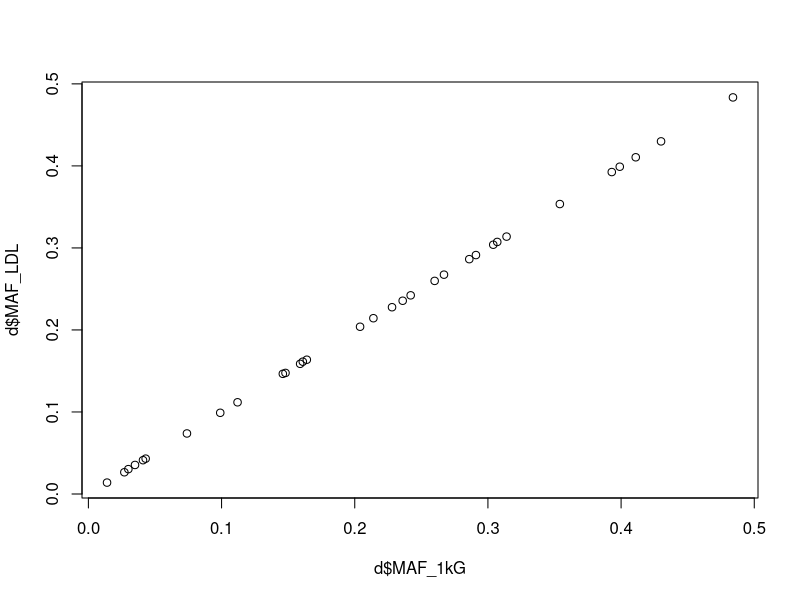
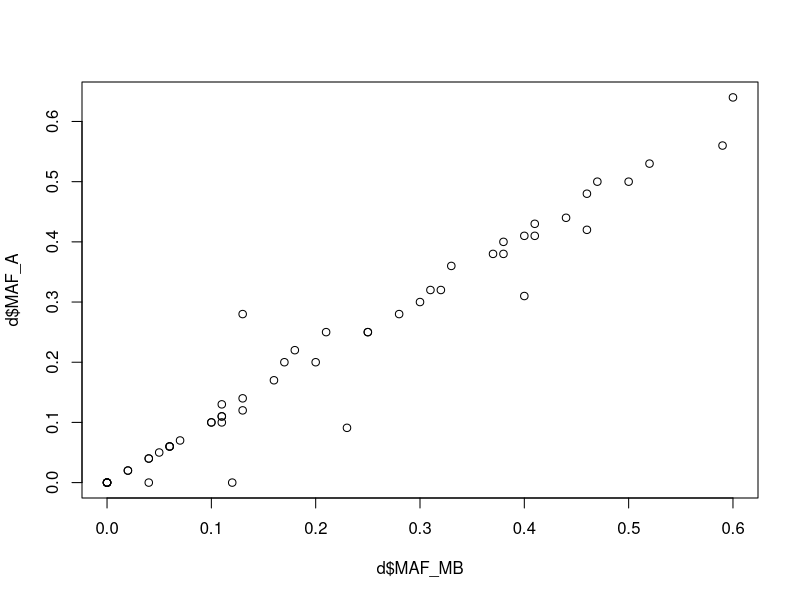
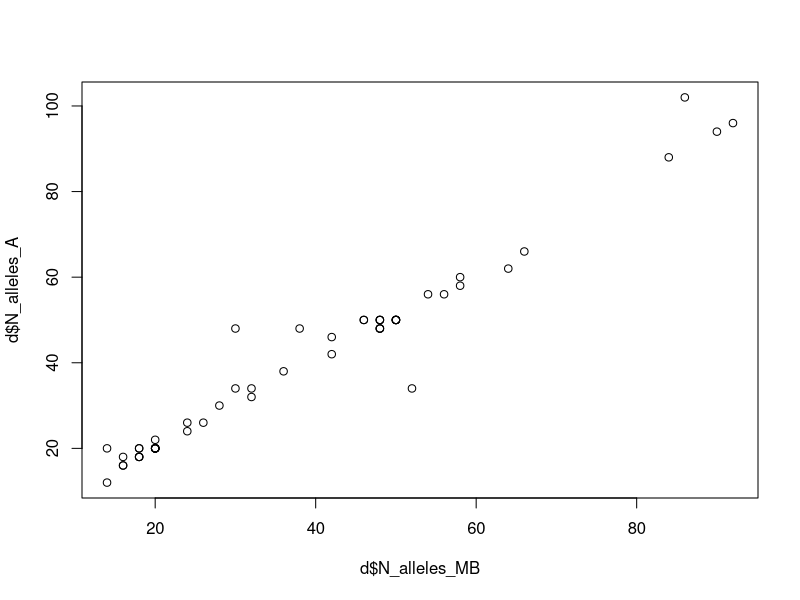
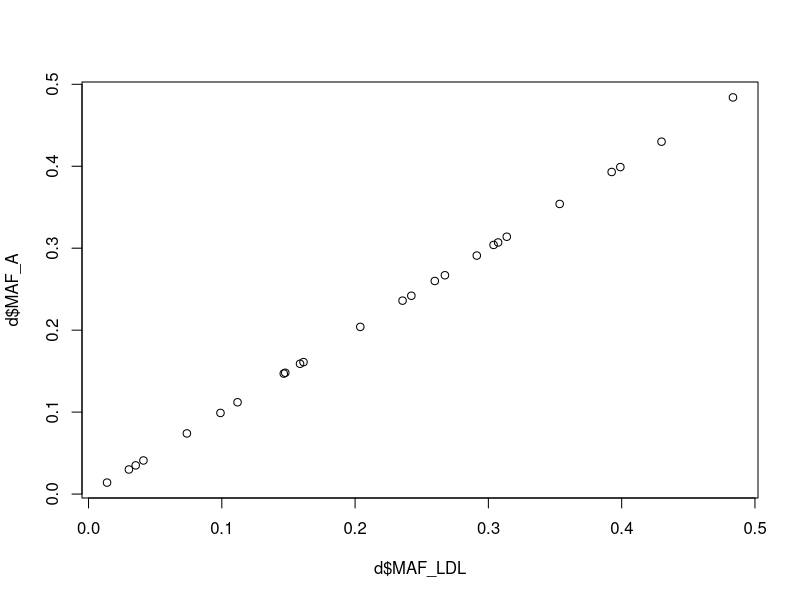
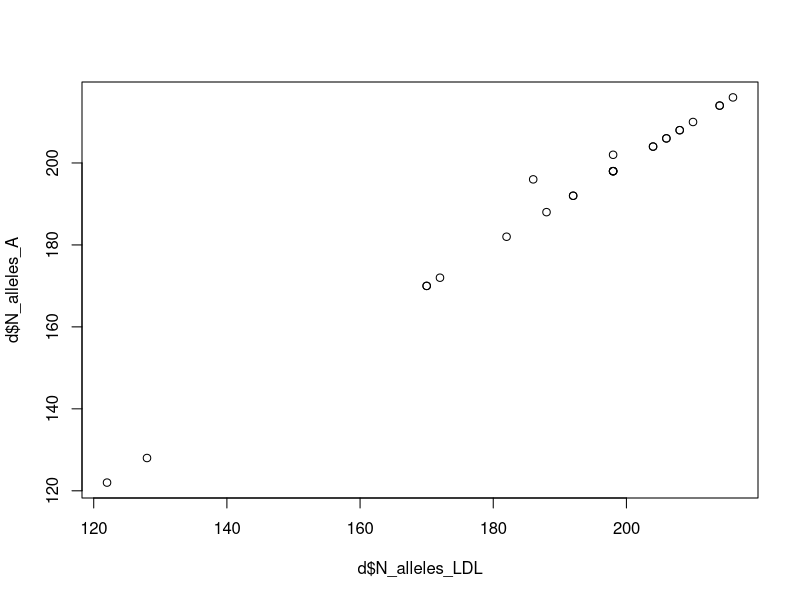
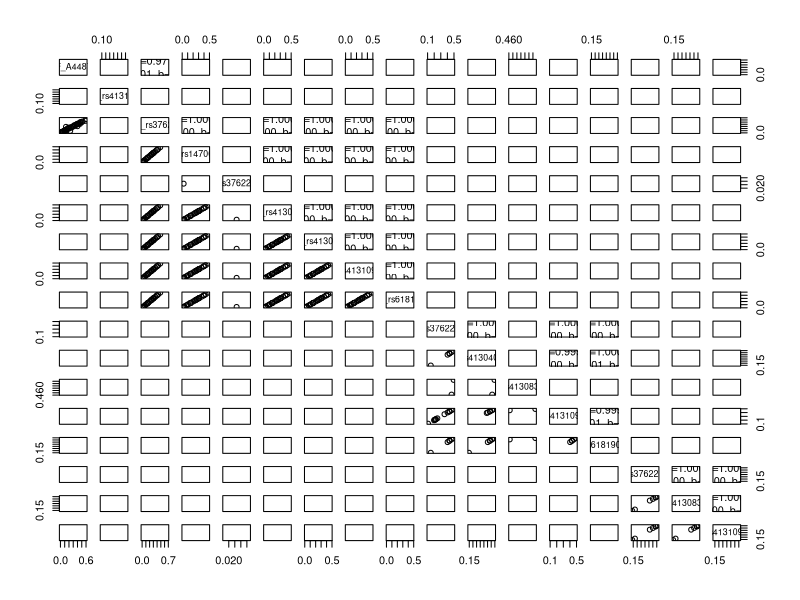
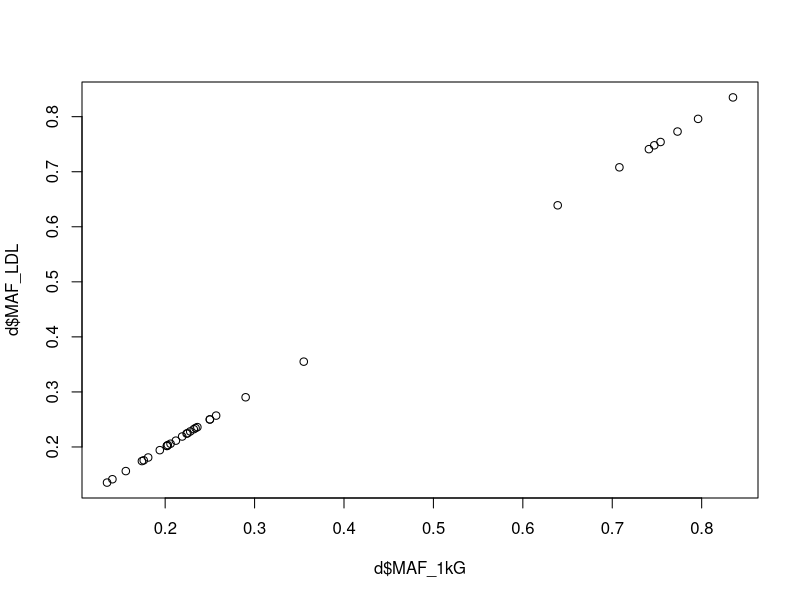
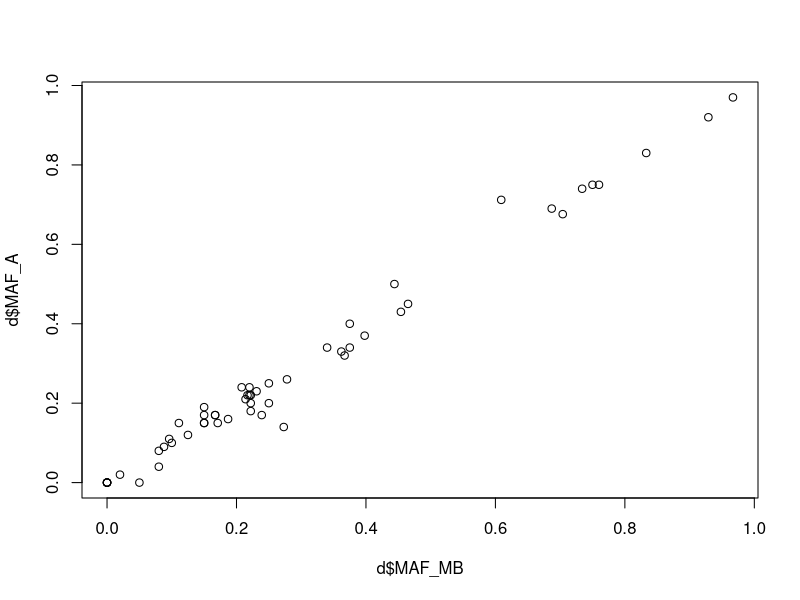

Source code (R) for these figures, in order: (Note: this script raises an error after producing the figures.)
######################################################################################
#
# Here we assemble and preprocess the allele frequency data from several databases
#
# (c) Dan Dediu, 2020-2021
#
######################################################################################

# Assume the current directory is the project directory!


# Libraries:
library(dplyr);
library(data.table);


##
## ASPM ####
##


##
## Load the individual datasets ####
##

# The original ASPM "derived" (or D allele) frequency data from Mekel-Bobrov et al. (2005):
d_MB2005 <- read.table("./data/genetics/input/Lahn_etal_2005/frequencies-ASPM.csv", header=TRUE, sep="\t", quote="", na.strings=c("NA", ""));
d_MB2005$N_alleles <- d_MB2005$N_individuals * 2; # add number of alleles
d_MB2005$Database <- "Mekel-Bobrov et al. 2005"; # add the database as well to the data
# Make the Mekel-Bobrov et al. (2005) notations compatible with the modern ones:
d_MB2005$SNP <- "A44871G"; 
d_MB2005$Allele_major_original <- d_MB2005$Allele_major; d_MB2005$Allele_minor_original <- d_MB2005$Allele_minor;
d_MB2005$Allele_major <- ifelse(d_MB2005$Allele_major == "D", "A", "G"); d_MB2005$Allele_minor <- ifelse(d_MB2005$Allele_minor == "D", "A", "G");
d_MB2005$Maps_on_rs41310927_C <- "A";

# The Wong et al (2020) paper for Cantonese speakers:
d_W2020 <- read.table("./data/genetics/input/Wong_etal_2020/frequencies-ASPM.tsv", header=TRUE, sep="\t", quote="", na.strings=c("NA", ""));
d_W2020$N_alleles <- d_W2020$N_individuals * 2; # add number of alleles
d_W2020$Allele_major <- "T"; # this was interpreted as "TRUE"
d_W2020$Database <- "Wong et al. 2020" # add the database as well to the data
d_W2020$Maps_on_rs41310927_C <- "C";

# The ALFRED data:
d_ALFRED <- read.table("./data/genetics/input/ALFRED/frequencies-ASPM.tsv", header=TRUE, sep="\t", quote="", na.strings=c("NA", ""));
d_ALFRED$Maps_on_rs41310927_C <- "A";

# The 1000 genomes data:
d_1kG <- read.table("./data/genetics/input/1000genomes/frequencies-ASPM.tsv", header=TRUE, sep="\t", quote="", na.strings=c("NA", ""));
d_1kG$Allele_major <- "T"; # this was interpreted as "TRUE"
d_1kG$Maps_on_rs41310927_C <- "C";

# The gnomAD data:
d_gnomAD <- read.table("./data/genetics/input/gnomAD/frequencies-ASPM.tsv", header=TRUE, sep="\t", quote="", na.strings=c("NA", ""));
d_gnomAD$Database <- "gnomAD" # add the database as well to the data
d_gnomAD <- d_gnomAD[ is.na(d_gnomAD$Sex), ]; # keep both sexes only
d_gnomAD <- d_gnomAD[,c("Database", "SNP", "Allele_major", "Allele_minor", "Population", "N_alleles", "MAF", "gnomAD_id", "MA_count", "N_homozygotes")];
d_gnomAD$Maps_on_rs41310927_C[ d_gnomAD$SNP == "rs41310927" ] <- "C";
d_gnomAD$Maps_on_rs41310927_C[ d_gnomAD$SNP == "rs41308365" ] <- "A";
d_gnomAD$Maps_on_rs41310927_C[ d_gnomAD$SNP == "rs3762271" ]  <- "T";

# The LDLink data:
d_LDLink <- read.table("./data/genetics/input/LDLink/frequencies-ASPM.tsv", header=TRUE, sep="\t", quote="", na.strings=c("NA", ""));
d_LDLink$Database <- "LDLink"; # add the database as well to the data
d_LDLink$N_alleles <- d_LDLink$N_individuals * 2; # add number of alleles
d_LDLink$Maps_on_rs41310927_C[ d_LDLink$SNP == "rs41310927" ]  <- "C";
d_LDLink$Maps_on_rs41310927_C[ d_LDLink$SNP == "rs3762271" ]   <- "T";
d_LDLink$Maps_on_rs41310927_C[ d_LDLink$SNP == "rs41308365" ]  <- "A";
d_LDLink$Maps_on_rs41310927_C[ d_LDLink$SNP == "rs41304071" ]  <- "T";
d_LDLink$Maps_on_rs41310927_C[ d_LDLink$SNP == "rs147068597" ] <- "A";
d_LDLink$Maps_on_rs41310927_C[ d_LDLink$SNP == "rs61819087" ]  <- "G";

# The dbSNP data:
d_dbSNP <- read.table("./data/genetics/input/dbSNP/frequencies-ASPM.tsv", header=TRUE, sep="\t", quote="", na.strings=c("NA", ""));
d_dbSNP$Maps_on_rs41310927_C[ d_dbSNP$SNP == "rs41310927" ]   <- "C";
d_dbSNP$Maps_on_rs41310927_C[ d_dbSNP$SNP == "rs41308365" ]   <- "A";
d_dbSNP$Maps_on_rs41310927_C[ d_dbSNP$SNP == "rs3762271" ]    <- "T";
d_dbSNP$Maps_on_rs41310927_C[ d_dbSNP$SNP == "rs41304071" ]   <- "T";
d_dbSNP$Maps_on_rs41310927_C[ d_dbSNP$SNP == "rs61819087" ]   <- "G";


##
## Load the population descriptions and cross-links between databases ####
##

# Load the populations:
d_pops <- read.table("./data/genetics/input/populations.tsv", header=TRUE, sep="\t", quote="", na.strings=c("NA", ""));

# Map all populations to the same unique population ID (Pop_UID): preference is given to an ALFRED sample, if available:
d_pops$Pop_UID <- NA;

# For ALFRED, use the sample UID:
s <- (d_pops$Source == "ALFRED"); d_pops$Pop_UID[s] <- as.character(d_pops$Code[s]);
d_ALFRED$Pop_UID <- d_ALFRED$Sample_UID;
d_ALFRED <- d_ALFRED[,c("Database", "SNP", "Allele_major", "Allele_minor", "Population", "Pop_UID", "N_alleles", "MAF", "Maps_on_rs41310927_C")];

# For 1000 genomes, use the manually mapped ALFRED sample UID for those that have it:
s <- (d_pops$Source == "1000Genomes" & !is.na(d_pops$ALFRED_sample_UID)); d_pops$Pop_UID[s] <- as.character(d_pops$ALFRED_sample_UID[s]);
s <- (d_pops$Source == "1000Genomes" & is.na(d_pops$ALFRED_sample_UID)); d_pops$Pop_UID[s] <- paste0("1KG_",as.character(d_pops$Code[s]));
s <- which(d_pops$Source == "1000Genomes"); for( i in s ) d_1kG$Pop_UID[ as.character(d_1kG$Population) == as.character(d_pops$Code[i]) ] <- as.character(d_pops$Pop_UID[i]);
d_1kG <- d_1kG[,c("Database", "SNP", "Allele_major", "Allele_minor", "Population", "Pop_UID", "N_alleles", "MAF", "Maps_on_rs41310927_C", "Genotypes")];

# For Wong et al (2020), create a new UID:
s <- (d_pops$Source == "Wong et al. 2020"); d_pops$Pop_UID[s] <- as.character(d_pops$Code[s]);
d_W2020$Pop_UID <- as.character(d_pops$Code[s]);
d_W2020 <- d_W2020[,c("Database", "SNP", "Allele_major", "Allele_minor", "Population", "Pop_UID", "N_alleles", "MAF", "Maps_on_rs41310927_C", "Gene", "N_individuals", "Genotypes")];

# For Mekel-Bobrov et al. (2005), some match ALFRED samples, but some don't (for those, create a new UIDs):
s <- which(d_pops$Source == "Mekel-Bobrov et al. 2005" & !is.na(d_pops$ALFRED_sample_UID));
d_pops$Pop_UID[s] <- as.character(d_pops$ALFRED_sample_UID[s]);
s <- which(d_pops$Source == "Mekel-Bobrov et al. 2005" & is.na(d_pops$ALFRED_sample_UID));
d_pops$Pop_UID[s] <- paste0("MB2005_", gsub(" ", "", as.character(d_pops$Code[s]), fixed = TRUE));
s <- which(d_pops$Source == "Mekel-Bobrov et al. 2005"); for( i in s ) d_MB2005$Pop_UID[ as.character(d_MB2005$Population) == as.character(d_pops$Code[i]) ] <- as.character(d_pops$Pop_UID[i]);
d_MB2005 <- d_MB2005[,c("Database", "SNP", "Allele_major", "Allele_minor", "Population", "Pop_UID", "N_alleles", "MAF", "Maps_on_rs41310927_C", "Gene", "N_individuals", "Allele_major_original", "Allele_minor_original")];

# For LDLink, individual populations map to 1000 genomes; for the others, generate new codes:
s <- which(d_pops$Source == "LDLink");
for( i in s )
{
  d_pops$Pop_UID[i] <- as.character(d_pops$Pop_UID[ d_pops$Source == "1000Genomes" & d_pops$Code == d_pops$Code[i]]);
  d_LDLink$Pop_UID[ as.character(d_LDLink$Code) == as.character(d_pops$Code[i]) ] <- as.character(d_pops$Pop_UID[i]);
}
d_LDLink <- d_LDLink[,c("Database", "SNP", "Allele_major", "Allele_minor", "Population", "Pop_UID", "N_alleles", "MAF", "Maps_on_rs41310927_C", "Code", "N_individuals", "Allele.frequencies")];

# For gnomAD, create a new UIDs:
s <- (d_pops$Source == "gnomAD"); d_pops$Pop_UID[s] <- paste0("gnomAD_", gsub(" ", "", as.character(d_pops$Code[s]), fixed = TRUE));
d_gnomAD$Pop_UID <- paste0("gnomAD_", gsub(" ", "", as.character(d_gnomAD$Population), fixed = TRUE));

# For The PAGE study, create a new UIDs:
s <- (d_pops$Source == "The PAGE Study"); d_pops$Pop_UID[s] <- paste0("PAGE_", gsub(" ", "", as.character(d_pops$Description[s]), fixed = TRUE));
s <- (d_dbSNP$Database == "The PAGE Study"); d_dbSNP$Pop_UID[s] <- paste0("PAGE_", gsub(" ", "", as.character(d_dbSNP$Population[s]), fixed = TRUE));

# For Genetic variation in the Estonian population, create a new UID:
s <- (d_pops$Source == "Genetic variation in the Estonian population"); d_pops$Pop_UID[s] <- "ESTONIAN_VAR";
s <- (d_dbSNP$Database == "Genetic variation in the Estonian population"); d_dbSNP$Pop_UID[s] <- "ESTONIAN_VAR";

# For The Avon Longitudinal Study of Parents and Children, use Code:
s <- (d_pops$Source == "The Avon Longitudinal Study of Parents and Children"); d_pops$Pop_UID[s] <- as.character(d_pops$Code[s]); s1 <- s;
s <- (d_dbSNP$Database == "The Avon Longitudinal Study of Parents and Children"); d_dbSNP$Pop_UID[s] <- unique(as.character(d_pops$Pop_UID[s1]));

# For UK 10K study - Twins, use Code:
s <- (d_pops$Source == "UK 10K study - Twins"); d_pops$Pop_UID[s] <- as.character(d_pops$Code[s]); s1 <- s;
s <- (d_dbSNP$Database == "UK 10K study - Twins"); d_dbSNP$Pop_UID[s] <- unique(as.character(d_pops$Pop_UID[s1]));

# For Northern Sweden, use Code:
s <- (d_pops$Source == "Northern Sweden"); d_pops$Pop_UID[s] <- as.character(d_pops$Code[s]); s1 <- s;
s <- (d_dbSNP$Database == "Northern Sweden"); d_dbSNP$Pop_UID[s] <- unique(as.character(d_pops$Pop_UID[s1]));

# For A Vietnamese Genetic Variation Database, create a new UID:
s <- (d_pops$Source == "A Vietnamese Genetic Variation Database"); d_pops$Pop_UID[s] <- "VIETNAM_VAR"; s1 <- s;
s <- (d_dbSNP$Database == "A Vietnamese Genetic Variation Database"); d_dbSNP$Pop_UID[s] <- unique(as.character(d_pops$Pop_UID[s1]));

# For ExAC, create a new UIDs:
s <- (d_pops$Source == "ExAC"); d_pops$Pop_UID[s] <- paste0("ExAC_", gsub(" ", "", as.character(d_pops$Code[s]), fixed = TRUE));
s <- (d_dbSNP$Database == "ExAC"); d_dbSNP$Pop_UID[s] <- paste0("ExAC_", gsub(" ", "", as.character(d_dbSNP$Population[s]), fixed = TRUE));

# For GO Exome Sequencing Project, create a new UIDs:
s <- (d_pops$Source == "GO Exome Sequencing Project"); d_pops$Pop_UID[s] <- paste0("GOEx_", gsub(" ", "", as.character(d_pops$Code[s]), fixed = TRUE));
s <- (d_dbSNP$Database == "GO Exome Sequencing Project"); d_dbSNP$Pop_UID[s] <- paste0("GOEx_", gsub(" ", "", as.character(d_dbSNP$Population[s]), fixed = TRUE));

# For TopMed, create a new UIDs:
s <- (d_pops$Source == "TopMed"); d_pops$Pop_UID[s] <- as.character(d_pops$Source[s]); s1 <- s;
s <- (d_dbSNP$Database == "TopMed"); d_dbSNP$Pop_UID[s] <- unique(as.character(d_pops$Pop_UID[s1]));

# For gnomAD - Exomes, create a new UIDs:
s <- (d_pops$Source == "gnomAD - Exomes"); d_pops$Pop_UID[s] <- paste0("gnomADexomes_", gsub(" ", "", as.character(d_pops$Code[s]), fixed = TRUE));
s <- (d_dbSNP$Database == "gnomAD - Exomes"); d_dbSNP$Pop_UID[s] <- paste0("gnomADexomes_", gsub(" ", "", as.character(d_dbSNP$Population[s]), fixed = TRUE));

# For gnomAD - Genomes, create a new UIDs:
s <- (d_pops$Source == "gnomAD - Genomes"); d_pops$Pop_UID[s] <- paste0("gnomADgenomes_", gsub(" ", "", as.character(d_pops$Code[s]), fixed = TRUE));
s <- (d_dbSNP$Database == "gnomAD - Genomes"); d_dbSNP$Pop_UID[s] <- paste0("gnomADgenomes_", gsub(" ", "", as.character(d_dbSNP$Population[s]), fixed = TRUE));

# For dbSNP, some manual matches for 1000 genomes:
d_dbSNP$Pop_UID[ d_dbSNP$Database == "1000Genomes" & d_dbSNP$Population == "Global" ] <- unique(d_pops$Pop_UID[ d_pops$Source == "1000Genomes" & d_pops$Code == "ALL" ]);
d_dbSNP$Pop_UID[ d_dbSNP$Database == "1000Genomes" & d_dbSNP$Population == "African" ] <- unique(d_pops$Pop_UID[ d_pops$Source == "1000Genomes" & d_pops$Code == "AFR" ]);
d_dbSNP$Pop_UID[ d_dbSNP$Database == "1000Genomes" & d_dbSNP$Population == "East Asian" ] <- unique(d_pops$Pop_UID[ d_pops$Source == "1000Genomes" & d_pops$Code == "EAS" ]);
d_dbSNP$Pop_UID[ d_dbSNP$Database == "1000Genomes" & d_dbSNP$Population == "Europe" ] <- unique(d_pops$Pop_UID[ d_pops$Source == "1000Genomes" & d_pops$Code == "EUR" ]);
d_dbSNP$Pop_UID[ d_dbSNP$Database == "1000Genomes" & d_dbSNP$Population == "South Asian" ] <- unique(d_pops$Pop_UID[ d_pops$Source == "1000Genomes" & d_pops$Code == "SAS" ]);
d_dbSNP$Pop_UID[ d_dbSNP$Database == "1000Genomes" & d_dbSNP$Population == "American" ] <- unique(d_pops$Pop_UID[ d_pops$Source == "1000Genomes" & d_pops$Code == "AMR" ]);

# dbSNP columns:
d_dbSNP <- d_dbSNP[,c("Database", "SNP", "Allele_major", "Allele_minor", "Population", "Pop_UID", "N_alleles", "MAF", "Maps_on_rs41310927_C", "Group")];



##
## Check which data to keep (i.e., is informative and non-redundant) and which data to combine ####
##

# Make sure the SNP and Pop_UID are character!
d_1kG$SNP    <- as.character(d_1kG$SNP);    d_1kG$Pop_UID    <- as.character(d_1kG$Pop_UID);
d_ALFRED$SNP <- as.character(d_ALFRED$SNP); d_ALFRED$Pop_UID <- as.character(d_ALFRED$Pop_UID);
d_dbSNP$SNP  <- as.character(d_dbSNP$SNP);  d_dbSNP$Pop_UID  <- as.character(d_dbSNP$Pop_UID);
d_gnomAD$SNP <- as.character(d_gnomAD$SNP); d_gnomAD$Pop_UID <- as.character(d_gnomAD$Pop_UID);
d_LDLink$SNP <- as.character(d_LDLink$SNP); d_LDLink$Pop_UID <- as.character(d_LDLink$Pop_UID);
d_MB2005$SNP <- as.character(d_MB2005$SNP); d_MB2005$Pop_UID <- as.character(d_MB2005$Pop_UID);
d_W2020$SNP  <- as.character(d_W2020$SNP);  d_W2020$Pop_UID  <- as.character(d_W2020$Pop_UID);

# d_1kG is fully contained in d_LDLink, so we disregard it!
d <- merge(d_1kG, d_LDLink, by=c("SNP", "Pop_UID"), suffixes=c("_1kG", "_LDL"), all=TRUE);
plot(d$MAF_1kG, d$MAF_LDL); cor.test(d$MAF_1kG, d$MAF_LDL); 
rm(d_1kG);

# is d_MB2005 the same as ALFRED? No: while they coincide in 54% of the cases and the overall correlation is very high (r = 0.98), 
# there are small discrepancies (on both the frequency and the number of cases) which mean that we should keep both...
d <- merge(d_MB2005, d_ALFRED, by="Pop_UID", suffixes=c("_MB", "_A"));
plot(d$MAF_MB, d$MAF_A); cor.test(d$MAF_MB, d$MAF_A); 
plot(d$N_alleles_MB, d$N_alleles_A); cor.test(d$N_alleles_MB, d$N_alleles_A); 
d$delta_MAF <- d$MAF_MB - d$MAF_A; d$delta_N <- d$N_alleles_MB - d$N_alleles_A;
d1 <- d[,c("Pop_UID", "Population_A", "MAF_MB", "MAF_A", "N_alleles_MB", "N_alleles_A", "delta_MAF", "delta_N")];
sum(d1$delta_MAF == 0) / nrow(d1);
d1 <- d1[ d1$delta_MAF != 0, ];
d1 <- d1[ order(d1$delta_MAF, d1$delta_N), ];

# LDLink vs ALFRED for rs3762271: LDLink is almost completely included in ALFRED, so do consider here only the part that is not in ALFRED:
d <- merge(d_LDLink, d_ALFRED, by=c("SNP", "Pop_UID"), suffixes=c("_LDL", "_A"));
plot(d$MAF_LDL, d$MAF_A); cor.test(d$MAF_LDL, d$MAF_A); 
plot(d$N_alleles_LDL, d$N_alleles_A); cor.test(d$N_alleles_LDL, d$N_alleles_A); 
d$delta_MAF <- d$MAF_LDL - d$MAF_A; d$delta_N <- d$N_alleles_LDL - d$N_alleles_A;
d1 <- d[,c("Pop_UID", "Population_A", "MAF_LDL", "MAF_A", "N_alleles_LDL", "N_alleles_A", "delta_MAF", "delta_N")];
sum(abs(d1$delta_MAF) < 0.001) / nrow(d1);
sum(d1$delta_N != 0) / nrow(d1); d1[ d1$delta_N != 0, ];
setdiff(d_LDLink$Pop_UID[ d_LDLink$SNP == "rs3762271" ], d_ALFRED$Pop_UID);
d_LDLink_keep <- d_LDLink[ !(d_LDLink$SNP == "rs3762271" & d_LDLink$Pop_UID %in% d_ALFRED$Pop_UID), ];
d_LDLink_keep <- d_LDLink_keep[ !(d_LDLink_keep$Pop_UID %in% c("1KG_ALL", "1KG_AFR", "1KG_AMR", "1KG_EAS", "1KG_EUR", "1KG_SAS")), ]; # don't keep populations that are too vague or too large to be useful

# dbSNP: remove all populations that are too vague or too large to be of any use:
d_dbSNP_keep <- d_dbSNP[ (d_dbSNP$Database == "gnomAD - Exomes" & d_dbSNP$Population == "Ashkenazi Jewish") | 
                      (d_dbSNP$Database == "gnomAD - Genomes" & d_dbSNP$Population == "Ashkenazi Jewish") | 
                      (d_dbSNP$Database == "The PAGE Study" & d_dbSNP$Population %in% c("AfricanAmerican", "Mexican", "PuertoRican", "NativeHawaiian", "Cuban", "Dominican", "CentralAmerican", "SouthAmerican")) |
                      (d_dbSNP$Database == "Genetic variation in the Estonian population") | 
                      (d_dbSNP$Database == "The Avon Longitudinal Study of Parents and Children") | 
                      (d_dbSNP$Database == "UK 10K study - Twins") |
                      (d_dbSNP$Database == "Northern Sweden") | 
                      (d_dbSNP$Database == "A Vietnamese Genetic Variation Database"), ];

# gnomAD: remove all populations that are too vague or too large to be of any use:
d_gnomAD_keep <- d_gnomAD[ (d_gnomAD$Population %in% c("asj", "kor", "jpn", "fin", "bgr", "est", "swe")), ];


##
## Mark the new samples and the proxy SNPs ####
##

# MB2005:
d_MB2005$New_sample <- FALSE; d_MB2005$Proxy_SNP <- FALSE;
# W2020:
d_W2020$New_sample <- TRUE; d_W2020$Proxy_SNP <- (d_W2020$SNP != "rs41310927");
# ALFRED:
d_ALFRED$New_sample <- TRUE; d_ALFRED$Proxy_SNP <- (d_ALFRED$SNP != "rs41310927");
# LDLink:
d_LDLink_keep$New_sample <- TRUE; d_LDLink_keep$Proxy_SNP <- (d_LDLink_keep$SNP != "rs41310927");
# dbSNP:
d_dbSNP_keep$New_sample <- TRUE; d_dbSNP_keep$Proxy_SNP <- (d_dbSNP_keep$SNP != "rs41310927");
# gnomAD:
d_gnomAD_keep$New_sample <- TRUE; d_gnomAD_keep$Proxy_SNP <- (d_gnomAD_keep$SNP != "rs41310927");


##
## Combine the SNPs in a single genetic info ####
##

# Keep only the essential info and go wide-format:
d_MB2005_wide <- d_MB2005[,c("SNP", "Pop_UID", "N_alleles", "MAF", "New_sample", "Proxy_SNP")]; 
d_MB2005_wide <- dcast(setDT(d_MB2005_wide), Pop_UID ~ SNP, value.var=c("MAF", "N_alleles", "New_sample", "Proxy_SNP"));
d_W2020_wide <- d_W2020[,c("SNP", "Pop_UID", "N_alleles", "MAF", "New_sample", "Proxy_SNP")]; 
d_W2020_wide <- dcast(setDT(d_W2020_wide), Pop_UID ~ SNP, value.var=c("MAF", "N_alleles", "New_sample", "Proxy_SNP"));
d_ALFRED_wide <- d_ALFRED[,c("SNP", "Pop_UID", "N_alleles", "MAF", "New_sample", "Proxy_SNP")]; 
d_ALFRED_wide <- dcast(setDT(d_ALFRED_wide), Pop_UID ~ SNP, value.var=c("MAF", "N_alleles", "New_sample", "Proxy_SNP"));
d_LDLink_wide <- d_LDLink_keep[,c("SNP", "Pop_UID", "N_alleles", "MAF", "New_sample", "Proxy_SNP")]; 
d_LDLink_wide <- dcast(setDT(d_LDLink_wide), Pop_UID ~ SNP, value.var=c("MAF", "N_alleles", "New_sample", "Proxy_SNP"));
d_dbSNP_wide <- d_dbSNP_keep[,c("SNP", "Pop_UID", "N_alleles", "MAF", "New_sample", "Proxy_SNP")]; 
d_dbSNP_wide <- dcast(setDT(d_dbSNP_wide), Pop_UID ~ SNP, value.var=c("MAF", "N_alleles", "New_sample", "Proxy_SNP"));
d_gnomAD_wide <- d_gnomAD_keep[,c("SNP", "Pop_UID", "N_alleles", "MAF", "New_sample", "Proxy_SNP")]; 
d_gnomAD_wide <- dcast(setDT(d_gnomAD_wide), Pop_UID ~ SNP, value.var=c("MAF", "N_alleles", "New_sample", "Proxy_SNP"));

d_all_wide1 <- merge(d_MB2005_wide, d_W2020_wide, by="Pop_UID", suffixes=c("_MB", "_W"), all=TRUE);
d_all_wide1 <- merge(d_all_wide1, d_ALFRED_wide, by="Pop_UID", suffixes=c("", "_AL"), all=TRUE);
d_all_wide1 <- merge(d_all_wide1, d_LDLink_wide, by="Pop_UID", suffixes=c("", "_LD"), all=TRUE);
d_all_wide1 <- merge(d_all_wide1, d_dbSNP_wide, by="Pop_UID", suffixes=c("", "_SN"), all=TRUE);
d_all_wide1 <- merge(d_all_wide1, d_gnomAD_wide, by="Pop_UID", suffixes=c("", "_GN"), all=TRUE);
d_all_wide1 <- as.data.frame(d_all_wide1);

# Correlations:
pairs(d_all_wide1[,grep("MAF_",names(d_all_wide1),fixed=TRUE)], 
      upper.panel=function(x, y, ...)
        { 
          par(usr = c(0, 1, 0, 1)); 
          r <- NULL; try(r <- cor.test(x, y), silent=TRUE); 
          m <- NULL; try(m <- lm(y ~ x), silent=TRUE);
          if( !is.null(r) ) text(0.5, 0.5, sprintf("r=%.3f\na=%.2f, b=%.2f",r$estimate,coef(m)["(Intercept)"],coef(m)["x"]), cex=1.0); 
        });

# This confirms that they are very highly correlated: so, combine them into a single MAF per population:
snps <- substring(names(d_all_wide1)[ grep("MAF_", names(d_all_wide1), fixed=TRUE) ], nchar("MAF_")+1); # select the loci:

# How much data is due to proxy SNPs:
m_all     <- !is.na(d_all_wide1[,paste0("MAF_",snps)]); sum(m_all); # number of samples x SNPs with frequency data (all SNPs)
m_noproxy <- m_all & (!is.na(d_all_wide1[,paste0("Proxy_SNP_",snps)]) & (d_all_wide1[,paste0("Proxy_SNP_",snps)] == FALSE)); sum(m_noproxy); # number of samples x SNPs with frequency data (excluding proxy SNPs)
d_all_wide1_noproxy <- d_all_wide1; # put all proxy data on NA
for(i in snps)
{
  if( any(!is.na(d_all_wide1[,paste0("Proxy_SNP_",i)]) & (d_all_wide1[,paste0("Proxy_SNP_",i)] == TRUE)) )
  {
    d_all_wide1_noproxy[,paste0("MAF_",i)] <- d_all_wide1_noproxy[,paste0("N_alleles_",i)] <- NA;
  }
}

# How much data is due to samples post MB2005:
snps_unique <- unique(vapply(strsplit(snps,"_",fixed=TRUE), function(x) x[1], character(1)));
samples_by_snps <- expand.grid("Pop_UID"=unique(d_all_wide1$Pop_UID), "SNP"=snps_unique);
d_new_samples1 <- do.call(rbind, lapply(1:nrow(samples_by_snps), function(i)
  {
    s <- as.matrix(d_all_wide1[ d_all_wide1$Pop_UID == samples_by_snps$Pop_UID[i], grep(paste0("N_alleles_",samples_by_snps$SNP[i]), names(d_all_wide1), fixed=TRUE), drop=FALSE ]);
    if( is.null(s) || nrow(s) == 0 || ncol(s) == 0 || sum(!is.na(s)) == 0 ) return (NULL); # nothing for this sample and SNP
    data.frame("Pop_UID"=samples_by_snps$Pop_UID[i], "New_sample"=!(samples_by_snps$Pop_UID[i] %in% d_MB2005_wide$Pop_UID),
               "SNP"=samples_by_snps$SNP[i], "Proxy_SNP"=!(samples_by_snps$SNP[i] %in% c("A44871G","rs41310927")), 
               "N_alleles"=c(s)); # convert to vector column-wise
  }));
d_new_samples1 <- d_new_samples1[ !is.na(d_new_samples1$N_alleles), ];

# Combine the data:
d_all_wide1$N_alleles_total <- rowSums(d_all_wide1[,paste0("N_alleles_",snps)], na.rm=TRUE); # total number of alleles
d_all_wide1$N_databases <- rowSums(!is.na(d_all_wide1[,paste0("MAF_",snps)]), na.rm=TRUE); # number of databases with actual data
d_all_wide1$MAF_avg <- rowMeans(d_all_wide1[,paste0("MAF_",snps)], na.rm=TRUE); # raw average of the MAFs
d_all_wide1$MAF_wavg <- rowSums(d_all_wide1[,paste0("MAF_",snps)] * d_all_wide1[,paste0("N_alleles_",snps)], na.rm=TRUE) / 
  rowSums(d_all_wide1[,paste0("N_alleles_",snps)], na.rm=TRUE); # weighed average of the MAFs
cor.test(d_all_wide1$MAF_avg, d_all_wide1$MAF_wavg); # the raw average and weighted average are highly correlated
# ... also excluding the proxy SNPs:
d_all_wide1_noproxy$N_alleles_total <- rowSums(d_all_wide1_noproxy[,paste0("N_alleles_",snps)], na.rm=TRUE); # total number of alleles
d_all_wide1_noproxy$N_databases <- rowSums(!is.na(d_all_wide1_noproxy[,paste0("MAF_",snps)]), na.rm=TRUE); # number of databases with actual data
d_all_wide1_noproxy$MAF_avg <- rowMeans(d_all_wide1_noproxy[,paste0("MAF_",snps)], na.rm=TRUE); # raw average of the MAFs
d_all_wide1_noproxy$MAF_wavg <- rowSums(d_all_wide1_noproxy[,paste0("MAF_",snps)] * d_all_wide1_noproxy[,paste0("N_alleles_",snps)], na.rm=TRUE) / 
  rowSums(d_all_wide1_noproxy[,paste0("N_alleles_",snps)], na.rm=TRUE); # weighed average of the MAFs

# Make it clear that this is about ASPM (and replace MAF by the frequency of the "derived" allele, and rearrange columns):
d_all_wide1 <- d_all_wide1[,c("Pop_UID", "N_alleles_total", "MAF_avg", "MAF_wavg", "N_databases")];
names(d_all_wide1) <- c("Pop_UID","ASPM_n_alleles", "ASPM_freq_avg", "ASPM_freq_wavg", "ASPM_n_databases");
d_all_wide1 <- d_all_wide1[ d_all_wide1$ASPM_n_alleles > 0, ];
# ... also excluding the proxy SNPs:
d_all_wide1_noproxy <- d_all_wide1_noproxy[,c("Pop_UID", "N_alleles_total", "MAF_avg", "MAF_wavg", "N_databases")];
names(d_all_wide1_noproxy) <- c("Pop_UID","ASPM_n_alleles", "ASPM_freq_avg", "ASPM_freq_wavg", "ASPM_n_databases");
d_all_wide1_noproxy <- d_all_wide1_noproxy[ d_all_wide1_noproxy$ASPM_n_alleles > 0, ];



##
## MCPH1 ####
##

##
## Load the individual datasets ####
##

rm(d_MB2005, d_W2020, d_ALFRED, d_gnomAD, d_LDLink, d_dbSNP);  # reuse the variables names from ASPM  but make sure we don't carry any unwanted garbage over...

# The original MCPH1 "derived" (or D allele) frequency data from Evans et al. (2005):
d_MB2005 <- read.table("./data/genetics/input/Lahn_etal_2005/frequencies-MCPH1.csv", header=TRUE, sep="\t", quote="", na.strings=c("NA", ""));
d_MB2005$N_alleles <- d_MB2005$N_individuals * 2; # add number of alleles
d_MB2005$Database <- "Mekel-Bobrov et al. 2005"; # add the database as well to the data
# Make the Evans et al. (2005) notations compatible with the modern ones:
d_MB2005$SNP <- "G37995C"; 
d_MB2005$Allele_major_original <- d_MB2005$Allele_major; d_MB2005$Allele_minor_original <- d_MB2005$Allele_minor;
d_MB2005$Allele_major <- ifelse(d_MB2005$Allele_major == "D", "C", "G"); d_MB2005$Allele_minor <- ifelse(d_MB2005$Allele_minor == "D", "C", "G");
d_MB2005$Maps_on_rs930557_C <- "C";

# The Wong et al (2020) paper for Cantonese speakers:
d_W2020 <- read.table("./data/genetics/input/Wong_etal_2020/frequencies-MCPH1.tsv", header=TRUE, sep="\t", quote="", na.strings=c("NA", ""));
d_W2020$N_alleles <- d_W2020$N_individuals * 2; # add number of alleles
d_W2020$Database <- "Wong et al. 2020" # add the database as well to the data
d_W2020$Maps_on_rs930557_C <- "C";

# The ALFRED data:
d_ALFRED <- read.table("./data/genetics/input/ALFRED/frequencies-MCHP1.tsv", header=TRUE, sep="\t", quote="", na.strings=c("NA", ""));
d_ALFRED$Maps_on_rs930557_C <- "G";
d_ALFRED$MAF <- (1.0 - d_ALFRED$MAF); # the allele A for rs930557 corresponds to the "derived" allele (thus the major allele) of G37995C

# The 1000 genomes data:
d_1kG <- read.table("./data/genetics/input/1000genomes/frequencies-MCPH1.csv", header=TRUE, sep="\t", quote="", na.strings=c("NA", ""));
d_1kG$Maps_on_rs930557_C <- "C";

# The gnomAD data:
d_gnomAD <- NULL; # this is already contained in other databases

# The LDLink data:
d_LDLink <- read.table("./data/genetics/input/LDLink/frequencies-MCPH1.tsv", header=TRUE, sep="\t", quote="", na.strings=c("NA", ""));
d_LDLink$Database <- "LDLink"; # add the database as well to the data
d_LDLink$N_alleles <- d_LDLink$N_individuals * 2; # add number of alleles
d_LDLink$Maps_on_rs930557_C <- "C";

# The dbSNP data:
d_dbSNP <- read.table("./data/genetics/input/dbSNP/frequencies-MCPH1.tsv", header=TRUE, sep="\t", quote="", na.strings=c("NA", ""));
d_dbSNP$Maps_on_rs930557_C <- "C";


##
## Cross-links between databases ####
##

# For ALFRED, use the sample UID:
d_ALFRED$Pop_UID <- d_ALFRED$Sample_UID;
d_ALFRED <- d_ALFRED[,c("Database", "SNP", "Allele_major", "Allele_minor", "Population", "Pop_UID", "N_alleles", "MAF", "Maps_on_rs930557_C")];

# For 1000 genomes, use the manually mapped ALFRED sample UID for those that have it:
s <- which(d_pops$Source == "1000Genomes"); for( i in s ) d_1kG$Pop_UID[ as.character(d_1kG$Population) == as.character(d_pops$Code[i]) ] <- as.character(d_pops$Pop_UID[i]);
d_1kG <- d_1kG[,c("Database", "SNP", "Allele_major", "Allele_minor", "Population", "Pop_UID", "N_alleles", "MAF", "Maps_on_rs930557_C", "Genotypes")];

# For Wong et al (2020), create a new UID:
s <- (d_pops$Source == "Wong et al. 2020"); d_W2020$Pop_UID <- as.character(d_pops$Code[s]);
d_W2020 <- d_W2020[,c("Database", "SNP", "Allele_major", "Allele_minor", "Population", "Pop_UID", "N_alleles", "MAF", "Maps_on_rs930557_C", "Gene", "N_individuals", "Genotypes")];

# For Evans et al. (2005), some match ALFRED samples, but some don't (for those, create a new UIDs):
s <- which(d_pops$Source == "Mekel-Bobrov et al. 2005"); for( i in s ) d_MB2005$Pop_UID[ as.character(d_MB2005$Population) == as.character(d_pops$Code[i]) ] <- as.character(d_pops$Pop_UID[i]);
d_MB2005 <- d_MB2005[,c("Database", "SNP", "Allele_major", "Allele_minor", "Population", "Pop_UID", "N_alleles", "MAF", "Maps_on_rs930557_C", "Gene", "N_individuals", "Allele_major_original", "Allele_minor_original")];

# For LDLink, individual populations map to 1000 genomes; for the others, generate new codes:
s <- which(d_pops$Source == "LDLink");
for( i in s )
{
  d_LDLink$Pop_UID[ as.character(d_LDLink$Code) == as.character(d_pops$Code[i]) ] <- as.character(d_pops$Pop_UID[i]);
}
d_LDLink <- d_LDLink[,c("Database", "SNP", "Allele_major", "Allele_minor", "Population", "Pop_UID", "N_alleles", "MAF", "Maps_on_rs930557_C", "Code", "N_individuals")];

# For The PAGE study, create a new UIDs:
s <- (d_dbSNP$Database == "The PAGE Study"); d_dbSNP$Pop_UID[s] <- paste0("PAGE_", gsub(" ", "", as.character(d_dbSNP$Population[s]), fixed = TRUE));

# For Genetic variation in the Estonian population, create a new UID:
s <- (d_dbSNP$Database == "Genetic variation in the Estonian population"); d_dbSNP$Pop_UID[s] <- "ESTONIAN_VAR";

# For The Avon Longitudinal Study of Parents and Children, use Code:
s <- (d_dbSNP$Database == "The Avon Longitudinal Study of Parents and Children"); d_dbSNP$Pop_UID[s] <- unique(as.character(d_pops$Pop_UID[d_pops$Source == "The Avon Longitudinal Study of Parents and Children"]));

# For UK 10K study - Twins, use Code:
s <- (d_dbSNP$Database == "UK 10K study - Twins"); d_dbSNP$Pop_UID[s] <- unique(as.character(d_pops$Pop_UID[d_pops$Source == "UK 10K study - Twins"]));

# For Northern Sweden, use Code:
s <- (d_dbSNP$Database == "Northern Sweden"); d_dbSNP$Pop_UID[s] <- unique(as.character(d_pops$Pop_UID[d_pops$Source == "Northern Sweden"]));

# For A Vietnamese Genetic Variation Database, create a new UID:
s <- (d_dbSNP$Database == "A Vietnamese Genetic Variation Database"); d_dbSNP$Pop_UID[s] <- unique(as.character(d_pops$Pop_UID[d_pops$Source == "A Vietnamese Genetic Variation Database"]));

# For ExAC, create a new UIDs:
s <- (d_dbSNP$Database == "ExAC"); d_dbSNP$Pop_UID[s] <- paste0("ExAC_", gsub(" ", "", as.character(d_dbSNP$Population[s]), fixed = TRUE));

# For GO Exome Sequencing Project, create a new UIDs:
s <- (d_dbSNP$Database == "GO Exome Sequencing Project"); d_dbSNP$Pop_UID[s] <- paste0("GOEx_", gsub(" ", "", as.character(d_dbSNP$Population[s]), fixed = TRUE));

# For TopMed, create a new UIDs:
s <- (d_dbSNP$Database == "TopMed"); d_dbSNP$Pop_UID[s] <- unique(as.character(d_pops$Pop_UID[d_pops$Source == "TopMed"]));

# For gnomAD - Exomes, create a new UIDs:
s <- (d_dbSNP$Database == "gnomAD - Exomes"); d_dbSNP$Pop_UID[s] <- paste0("gnomADexomes_", gsub(" ", "", as.character(d_dbSNP$Population[s]), fixed = TRUE));

# For gnomAD - Genomes, create a new UIDs:
s <- (d_dbSNP$Database == "gnomAD - Genomes"); d_dbSNP$Pop_UID[s] <- paste0("gnomADgenomes_", gsub(" ", "", as.character(d_dbSNP$Population[s]), fixed = TRUE));

# For FINRISK, create a new UIDs:
s <- (d_pops$Source == "FINRISK"); d_pops$Pop_UID[s] <- "FINRISK";
s <- (d_dbSNP$Database == "FINRISK"); d_dbSNP$Pop_UID[s] <- "FINRISK";

# For Genome of the Netherlands Release 5, create a new UIDs:
s <- (d_pops$Source == "Genome of the Netherlands Release 5"); d_pops$Pop_UID[s] <- "GenNed5";
s <- (d_dbSNP$Database == "Genome of the Netherlands Release 5"); d_dbSNP$Pop_UID[s] <- "GenNed5";

# For KOREAN population from KRGDB, create a new UIDs:
s <- (d_pops$Source == "KOREAN population from KRGDB"); d_pops$Pop_UID[s] <- "KRGDB";
s <- (d_dbSNP$Database == "KOREAN population from KRGDB"); d_dbSNP$Pop_UID[s] <- "KRGDB";

# For Qatari, create a new UIDs:
s <- (d_pops$Source == "Qatari"); d_pops$Pop_UID[s] <- "Qatari";
s <- (d_dbSNP$Database == "Qatari"); d_dbSNP$Pop_UID[s] <- "Qatari";

# For The Danish reference pan genome, create a new UIDs:
s <- (d_pops$Source == "The Danish reference pan genome"); d_pops$Pop_UID[s] <- "GenDan";
s <- (d_dbSNP$Database == "The Danish reference pan genome"); d_dbSNP$Pop_UID[s] <- "GenDan";

# For dbSNP, some manual matches for 1000 genomes:
d_dbSNP$Pop_UID[ d_dbSNP$Database == "1000Genomes" & d_dbSNP$Population == "Global" ] <- unique(d_pops$Pop_UID[ d_pops$Source == "1000Genomes" & d_pops$Code == "ALL" ]);
d_dbSNP$Pop_UID[ d_dbSNP$Database == "1000Genomes" & d_dbSNP$Population == "African" ] <- unique(d_pops$Pop_UID[ d_pops$Source == "1000Genomes" & d_pops$Code == "AFR" ]);
d_dbSNP$Pop_UID[ d_dbSNP$Database == "1000Genomes" & d_dbSNP$Population == "East Asian" ] <- unique(d_pops$Pop_UID[ d_pops$Source == "1000Genomes" & d_pops$Code == "EAS" ]);
d_dbSNP$Pop_UID[ d_dbSNP$Database == "1000Genomes" & d_dbSNP$Population == "Europe" ] <- unique(d_pops$Pop_UID[ d_pops$Source == "1000Genomes" & d_pops$Code == "EUR" ]);
d_dbSNP$Pop_UID[ d_dbSNP$Database == "1000Genomes" & d_dbSNP$Population == "South Asian" ] <- unique(d_pops$Pop_UID[ d_pops$Source == "1000Genomes" & d_pops$Code == "SAS" ]);
d_dbSNP$Pop_UID[ d_dbSNP$Database == "1000Genomes" & d_dbSNP$Population == "American" ] <- unique(d_pops$Pop_UID[ d_pops$Source == "1000Genomes" & d_pops$Code == "AMR" ]);

# dbSNP columns:
d_dbSNP <- d_dbSNP[,c("Database", "SNP", "Allele_major", "Allele_minor", "Population", "Pop_UID", "N_alleles", "MAF", "Maps_on_rs930557_C", "Group")];



##
## Check which data to keep (i.e., is informative and non-redundant) and which data to combine ####
##

# Make sure the SNP and Pop_UID are character!
d_1kG$SNP    <- as.character(d_1kG$SNP);    d_1kG$Pop_UID    <- as.character(d_1kG$Pop_UID);
d_ALFRED$SNP <- as.character(d_ALFRED$SNP); d_ALFRED$Pop_UID <- as.character(d_ALFRED$Pop_UID);
d_dbSNP$SNP  <- as.character(d_dbSNP$SNP);  d_dbSNP$Pop_UID  <- as.character(d_dbSNP$Pop_UID);
d_LDLink$SNP <- as.character(d_LDLink$SNP); d_LDLink$Pop_UID <- as.character(d_LDLink$Pop_UID);
d_MB2005$SNP <- as.character(d_MB2005$SNP); d_MB2005$Pop_UID <- as.character(d_MB2005$Pop_UID);
d_W2020$SNP  <- as.character(d_W2020$SNP);  d_W2020$Pop_UID  <- as.character(d_W2020$Pop_UID);

# d_1kG is fully contained in d_LDLink, so we disregard it!
d <- merge(d_1kG, d_LDLink, by=c("SNP", "Pop_UID"), suffixes=c("_1kG", "_LDL"), all=TRUE);
plot(d$MAF_1kG, d$MAF_LDL); cor.test(d$MAF_1kG, d$MAF_LDL); 
rm(d_1kG);

# is d_MB2005 the same as ALFRED? No: while they coincide in 13% of the cases and the overall correlation is very high (r = 0.98), 
# there are small discrepancies (on both the frequency and the number of cases) which mean that we should keep both...
d <- merge(d_MB2005, d_ALFRED, by="Pop_UID", suffixes=c("_MB", "_A"));
plot(d$MAF_MB, d$MAF_A); cor.test(d$MAF_MB, d$MAF_A); 
plot(d$N_alleles_MB, d$N_alleles_A); cor.test(d$N_alleles_MB, d$N_alleles_A); 
d$delta_MAF <- d$MAF_MB - d$MAF_A; d$delta_N <- d$N_alleles_MB - d$N_alleles_A;
d1 <- d[,c("Pop_UID", "Population_A", "MAF_MB", "MAF_A", "N_alleles_MB", "N_alleles_A", "delta_MAF", "delta_N")];
sum(d1$delta_MAF == 0) / nrow(d1);
d1 <- d1[ d1$delta_MAF != 0, ];
d1 <- d1[ order(d1$delta_MAF, d1$delta_N), ];

# dbSNP: remove all populations that are too vague or too large to be of any use:
d_dbSNP_keep <- d_dbSNP[ (d_dbSNP$Database == "gnomAD - Exomes" & d_dbSNP$Population == "Ashkenazi Jewish") | 
                           (d_dbSNP$Database == "gnomAD - Genomes" & d_dbSNP$Population == "Ashkenazi Jewish") | 
                           (d_dbSNP$Database == "The PAGE Study" & d_dbSNP$Population %in% c("AfricanAmerican", "Mexican", "PuertoRican", "NativeHawaiian", "Cuban", "Dominican", "CentralAmerican", "SouthAmerican")) |
                           (d_dbSNP$Database == "Genetic variation in the Estonian population") | 
                           (d_dbSNP$Database == "The Avon Longitudinal Study of Parents and Children") | 
                           (d_dbSNP$Database == "UK 10K study - Twins") |
                           (d_dbSNP$Database == "Northern Sweden") | 
                           (d_dbSNP$Database == "A Vietnamese Genetic Variation Database") | 
                           (d_dbSNP$Database == "FINRISK") |
                           (d_dbSNP$Database == "Genome of the Netherlands Release 5") |
                           (d_dbSNP$Database == "KOREAN population from KRGDB") | 
                           (d_dbSNP$Database == "Qatari") |
                           (d_dbSNP$Database == "The Danish reference pan genome"), ];


##
## Mark the new samples and the proxy SNPs ####
##

# MB2005:
d_MB2005$New_sample <- FALSE; d_MB2005$Proxy_SNP <- FALSE;
# W2020:
d_W2020$New_sample <- TRUE; d_W2020$Proxy_SNP <- (d_W2020$SNP != "rs930557");
# ALFRED:
d_ALFRED$New_sample <- TRUE; d_ALFRED$Proxy_SNP <- (d_ALFRED$SNP != "rs930557");
# LDLink:
d_LDLink$New_sample <- TRUE; d_LDLink$Proxy_SNP <- (d_LDLink$SNP != "rs930557");
# dbSNP:
d_dbSNP_keep$New_sample <- TRUE; d_dbSNP_keep$Proxy_SNP <- (d_dbSNP_keep$SNP != "rs930557");


##
## Combine the SNPs in a single genetic info ####
##

# Keep only the essential info and go wide-format:
d_MB2005_wide <- d_MB2005[,c("SNP", "Pop_UID", "N_alleles", "MAF", "New_sample", "Proxy_SNP")]; 
d_MB2005_wide <- dcast(setDT(d_MB2005_wide), Pop_UID ~ SNP, value.var=c("MAF", "N_alleles", "New_sample", "Proxy_SNP"));
d_W2020_wide <- d_W2020[,c("SNP", "Pop_UID", "N_alleles", "MAF", "New_sample", "Proxy_SNP")]; 
d_W2020_wide <- dcast(setDT(d_W2020_wide), Pop_UID ~ SNP, value.var=c("MAF", "N_alleles", "New_sample", "Proxy_SNP"));
d_ALFRED_wide <- d_ALFRED[,c("SNP", "Pop_UID", "N_alleles", "MAF", "New_sample", "Proxy_SNP")]; 
d_ALFRED_wide <- dcast(setDT(d_ALFRED_wide), Pop_UID ~ SNP, value.var=c("MAF", "N_alleles", "New_sample", "Proxy_SNP"));
d_LDLink_wide <- d_LDLink[,c("SNP", "Pop_UID", "N_alleles", "MAF", "New_sample", "Proxy_SNP")]; 
d_LDLink_wide <- dcast(setDT(d_LDLink_wide), Pop_UID ~ SNP, value.var=c("MAF", "N_alleles", "New_sample", "Proxy_SNP"));
d_dbSNP_wide <- d_dbSNP_keep[,c("SNP", "Pop_UID", "N_alleles", "MAF", "New_sample", "Proxy_SNP")]; 
d_dbSNP_wide <- dcast(setDT(d_dbSNP_wide), Pop_UID ~ SNP, value.var=c("MAF", "N_alleles", "New_sample", "Proxy_SNP"));

d_all_wide2 <- merge(d_MB2005_wide, d_W2020_wide, by="Pop_UID", suffixes=c("_MB", "_W"), all=TRUE);
d_all_wide2 <- merge(d_all_wide2, d_ALFRED_wide, by="Pop_UID", suffixes=c("", "_AL"), all=TRUE);
d_all_wide2 <- merge(d_all_wide2, d_LDLink_wide, by="Pop_UID", suffixes=c("", "_LD"), all=TRUE);
d_all_wide2 <- merge(d_all_wide2, d_dbSNP_wide, by="Pop_UID", suffixes=c("", "_SN"), all=TRUE);
d_all_wide2 <- as.data.frame(d_all_wide2);

# Correlations:
pairs(d_all_wide2[,grep("MAF_",names(d_all_wide2),fixed=TRUE)], 
      upper.panel=function(x, y, ...)
        { 
          par(usr = c(0, 1, 0, 1)); 
          r <- NULL; try(r <- cor.test(x, y), silent=TRUE); 
          m <- NULL; try(m <- lm(y ~ x), silent=TRUE);
          if( !is.null(r) ) text(0.5, 0.5, sprintf("r=%.3f\na=%.2f, b=%.2f",r$estimate,coef(m)["(Intercept)"],coef(m)["x"]), cex=1.0); 
        });

# This confirms that they are very highly correlated: so, combine them into a single MAF per population:
snps <- substring(names(d_all_wide2)[ grep("MAF_", names(d_all_wide2), fixed=TRUE) ], nchar("MAF_")+1); # select the loci:

# How much data is due to proxy SNPs:
m2_all     <- !is.na(d_all_wide2[,paste0("MAF_",snps)]); sum(m2_all); # number of samples x SNPs with frequency data (all SNPs)
m2_noproxy <- m2_all & (!is.na(d_all_wide2[,paste0("Proxy_SNP_",snps)]) & (d_all_wide2[,paste0("Proxy_SNP_",snps)] == FALSE)); sum(m2_noproxy); # number of samples x SNPs with frequency data (excluding proxy SNPs)
d_all_wide2_noproxy <- d_all_wide2; # put all proxy data on NA
for(i in snps)
{
  if( any(!is.na(d_all_wide2[,paste0("Proxy_SNP_",i)]) & (d_all_wide2[,paste0("Proxy_SNP_",i)] == TRUE)) )
  {
    d_all_wide2_noproxy[,paste0("MAF_",i)] <- d_all_wide2_noproxy[,paste0("N_alleles_",i)] <- NA;
  }
}

# How much data is due to samples post MB2005:
snps_unique <- unique(vapply(strsplit(snps,"_",fixed=TRUE), function(x) x[1], character(1)));
samples_by_snps <- expand.grid("Pop_UID"=unique(d_all_wide2$Pop_UID), "SNP"=snps_unique);
d_new_samples2 <- do.call(rbind, lapply(1:nrow(samples_by_snps), function(i)
{
  s <- as.matrix(d_all_wide2[ d_all_wide2$Pop_UID == samples_by_snps$Pop_UID[i], grep(paste0("N_alleles_",samples_by_snps$SNP[i]), names(d_all_wide2), fixed=TRUE), drop=FALSE ]);
  if( is.null(s) || nrow(s) == 0 || ncol(s) == 0 || sum(!is.na(s)) == 0 ) return (NULL); # nothing for this sample and SNP
  data.frame("Pop_UID"=samples_by_snps$Pop_UID[i], "New_sample"=!(samples_by_snps$Pop_UID[i] %in% d_MB2005_wide$Pop_UID),
             "SNP"=samples_by_snps$SNP[i], "Proxy_SNP"=!(samples_by_snps$SNP[i] %in% c("G37995C","rs930557")), 
             "N_alleles"=c(s)); # convert to vector column-wise
}));
d_new_samples2 <- d_new_samples2[ !is.na(d_new_samples2$N_alleles), ];

# Combine the data:
d_all_wide2$N_alleles_total <- rowSums(d_all_wide2[,paste0("N_alleles_",snps)], na.rm=TRUE); # total number of alleles
d_all_wide2$N_databases <- rowSums(!is.na(d_all_wide2[,paste0("MAF_",snps)]), na.rm=TRUE); # number of databases with actual data
d_all_wide2$MAF_avg <- rowMeans(d_all_wide2[,paste0("MAF_",snps)], na.rm=TRUE); # raw average of the MAFs
d_all_wide2$MAF_wavg <- rowSums(d_all_wide2[,paste0("MAF_",snps)] * d_all_wide2[,paste0("N_alleles_",snps)], na.rm=TRUE) / 
  rowSums(d_all_wide2[,paste0("N_alleles_",snps)], na.rm=TRUE); # weigthed average of the MAFs
cor.test(d_all_wide2$MAF_avg, d_all_wide2$MAF_wavg); # the raw average and weighted average are highly correlated
# ... also excluding the proxy SNPs:
d_all_wide2_noproxy$N_alleles_total <- rowSums(d_all_wide2_noproxy[,paste0("N_alleles_",snps)], na.rm=TRUE); # total number of alleles
d_all_wide2_noproxy$N_databases <- rowSums(!is.na(d_all_wide2_noproxy[,paste0("MAF_",snps)]), na.rm=TRUE); # number of databases with actual data
d_all_wide2_noproxy$MAF_avg <- rowMeans(d_all_wide2_noproxy[,paste0("MAF_",snps)], na.rm=TRUE); # raw average of the MAFs
d_all_wide2_noproxy$MAF_wavg <- rowSums(d_all_wide2_noproxy[,paste0("MAF_",snps)] * d_all_wide2_noproxy[,paste0("N_alleles_",snps)], na.rm=TRUE) / 
  rowSums(d_all_wide2_noproxy[,paste0("N_alleles_",snps)], na.rm=TRUE); # weighed average of the MAFs

# Make it clear that this about MCPH1 (and replace MAF by the frequency of the "derived" allele, and rearrange columns):
d_all_wide2 <- d_all_wide2[,c("Pop_UID", "N_alleles_total", "MAF_avg", "MAF_wavg", "N_databases")];
names(d_all_wide2) <- c("Pop_UID", "MCPH1_n_alleles", "MCPH1_freq_avg", "MCPH1_freq_wavg", "MCPH1_n_databases");
d_all_wide2 <- d_all_wide2[ -grep("1KG_",d_all_wide2$Pop_UID,fixed=TRUE), ]; # remove the 1000 genomes generic populations
d_all_wide2 <- d_all_wide2[ d_all_wide2$MCPH1_n_alleles > 0, ];
# ... also excluding the proxy SNPs:
d_all_wide2_noproxy <- d_all_wide2_noproxy[,c("Pop_UID", "N_alleles_total", "MAF_avg", "MAF_wavg", "N_databases")];
names(d_all_wide2_noproxy) <- c("Pop_UID", "MCPH1_n_alleles", "MCPH1_freq_avg", "MCPH1_freq_wavg", "MCPH1_n_databases");
d_all_wide2_noproxy <- d_all_wide2_noproxy[ -grep("1KG_",d_all_wide2_noproxy$Pop_UID,fixed=TRUE), ]; # remove the 1000 genomes generic populations
d_all_wide2_noproxy <- d_all_wide2_noproxy[ d_all_wide2_noproxy$MCPH1_n_alleles > 0, ];

# We're talking about the "derived" allele, so make the frequencies about it:
d_all_wide2$MCPH1_freq_avg         <- (1.0 - d_all_wide2$MCPH1_freq_avg); d_all_wide2$MCPH1_freq_wavg <- (1.0 - d_all_wide2$MCPH1_freq_wavg);
d_all_wide2_noproxy$MCPH1_freq_avg <- (1.0 - d_all_wide2_noproxy$MCPH1_freq_avg); d_all_wide2_noproxy$MCPH1_freq_wavg <- (1.0 - d_all_wide2_noproxy$MCPH1_freq_wavg);


##
## Combine ASPM and MCPH1 data ####
##
d_all_wide         <- merge(d_all_wide1, d_all_wide2, by="Pop_UID", all=TRUE);
d_all_wide_noproxy <- merge(d_all_wide1_noproxy, d_all_wide2_noproxy, by="Pop_UID", all=TRUE);
d_new_samples      <- rbind(cbind(d_new_samples1, "Gene"="ASPM"),
                            cbind(d_new_samples2, "Gene"="MCPH1"));



##
## Add language and meta-population info ####
##

# Add language data (ISO 639-3 codes); where multiple codes are possible, split them on separate rows:
d_all_wide_lgs <- do.call(rbind, lapply(1:nrow(d_all_wide), function(i)
{
  # Get the Pop_UID:
  pop_uid <- d_all_wide$Pop_UID[i];
  if( is.na(pop_uid) || pop_uid == "" ) stop(paste0("Undefined Pop_UID for entry ",i," !\n"));
  
  # Find the entry/entries with defined ISO codes:
  s <- (d_pops$Pop_UID == pop_uid & !is.na(d_pops$Language_ISOs) & d_pops$Language_ISOs != "");
  if( sum(s) == 0 )
  {
    warning(paste0("No language info for Pop_UID ",pop_uid,": ignoring it..."));
    return (NULL);
  }
  isos <- trimws(unlist(strsplit(as.character(d_pops$Language_ISOs[s]), ",", fixed=TRUE)));
  isos <- isos[ !is.na(isos) & isos != "" & isos != "?" ]; 
  if( is.null(isos) || length(isos) == 0 )
  {
    warning(paste0("No usable language info for Pop_UID ",pop_uid,": ignoring it..."));
    return (NULL);
  } else
  {
    return (cbind(Pop_UID=d_all_wide[i,1], "ISO_639_3"=isos, d_all_wide[i,2:ncol(d_all_wide)], row.names = NULL));
  }
}));

# Add meta-population info:
d_all_wide_lgs <- merge(d_all_wide_lgs, unique(d_pops[!is.na(d_pops$Metapopulation_ID), c("Pop_UID", "Metapopulation_ID", "Metapopulation_name")]), by="Pop_UID", all.x=TRUE, all.y=FALSE);
d_all_wide_lgs <- d_all_wide_lgs[,c("Pop_UID", "Metapopulation_ID", "Metapopulation_name", 
                                    "ISO_639_3", 
                                    "ASPM_n_alleles", "ASPM_freq_avg", "ASPM_freq_wavg", "ASPM_n_databases", 
                                    "MCPH1_n_alleles", "MCPH1_freq_avg", "MCPH1_freq_wavg", "MCPH1_n_databases")];


# ... and when excluding proxies:
d_all_wide_noproxy_lgs <- do.call(rbind, lapply(1:nrow(d_all_wide_noproxy), function(i)
{
  # Get the Pop_UID:
  pop_uid <- d_all_wide_noproxy$Pop_UID[i];
  if( is.na(pop_uid) || pop_uid == "" ) stop(paste0("Undefined Pop_UID for entry ",i," !\n"));
  
  # Find the entry/entries with defined ISO codes:
  s <- (d_pops$Pop_UID == pop_uid & !is.na(d_pops$Language_ISOs) & d_pops$Language_ISOs != "");
  if( sum(s) == 0 )
  {
    warning(paste0("No language info for Pop_UID ",pop_uid,": ignoring it..."));
    return (NULL);
  }
  isos <- trimws(unlist(strsplit(as.character(d_pops$Language_ISOs[s]), ",", fixed=TRUE)));
  isos <- isos[ !is.na(isos) & isos != "" & isos != "?" ]; 
  if( is.null(isos) || length(isos) == 0 )
  {
    warning(paste0("No usable language info for Pop_UID ",pop_uid,": ignoring it..."));
    return (NULL);
  } else
  {
    return (cbind(Pop_UID=d_all_wide_noproxy[i,1], "ISO_639_3"=isos, d_all_wide_noproxy[i,2:ncol(d_all_wide_noproxy)], row.names = NULL));
  }
}));

# Add meta-population info:
d_all_wide_noproxy_lgs <- merge(d_all_wide_noproxy_lgs, unique(d_pops[!is.na(d_pops$Metapopulation_ID), c("Pop_UID", "Metapopulation_ID", "Metapopulation_name")]), by="Pop_UID", all.x=TRUE, all.y=FALSE);
d_all_wide_noproxy_lgs <- d_all_wide_noproxy_lgs[,c("Pop_UID", "Metapopulation_ID", "Metapopulation_name", 
                                                    "ISO_639_3", 
                                                    "ASPM_n_alleles", "ASPM_freq_avg", "ASPM_freq_wavg", "ASPM_n_databases", 
                                                    "MCPH1_n_alleles", "MCPH1_freq_avg", "MCPH1_freq_wavg", "MCPH1_n_databases")];

  

##
## Check the frequencies for multiple samples within the same metapopulation ####
##

d <- unique(d_all_wide_lgs[, -which("ISO_639_3" == names(d_all_wide_lgs))]); # remove language info
# for ASPM:
tmp <- d %>%
  dplyr::filter(!is.na(ASPM_freq_wavg)) %>%
  dplyr::select(Pop_UID, starts_with("Metapopulation_"), starts_with("ASPM_")) %>%
  dplyr::group_by(Metapopulation_ID) %>%
  dplyr::filter(n() > 1) %>%
  dplyr::summarise("Metapopulation_name"=unique(Metapopulation_name), "N_samples"=n(),
                   "range_ASPM"=max(ASPM_freq_wavg)-min(ASPM_freq_wavg), "min_ASPM"=min(ASPM_freq_wavg), "max_ASPM"=max(ASPM_freq_wavg), 
                   "mean_ASPM"=mean(ASPM_freq_wavg), "Wmean_ASPM"=sum(ASPM_freq_wavg * ASPM_n_alleles) / sum(ASPM_n_alleles)) %>%
  dplyr::arrange(desc(range_ASPM));
# View(tmp) # -> some are pretty big, so let's keep these separate

# for MCPH1:
tmp <- d %>%
  dplyr::filter(!is.na(MCPH1_freq_wavg)) %>%
  dplyr::select(Pop_UID, starts_with("Metapopulation_"), starts_with("MCPH1_")) %>%
  dplyr::group_by(Metapopulation_ID) %>%
  dplyr::filter(n() > 1) %>%
  dplyr::summarise("Metapopulation_name"=unique(Metapopulation_name), "N_samples"=n(),
                   "range_MCPH1"=max(MCPH1_freq_wavg)-min(MCPH1_freq_wavg), "min_MCPH1"=min(MCPH1_freq_wavg), "max_MCPH1"=max(MCPH1_freq_wavg), 
                   "mean_MCPH1"=mean(MCPH1_freq_wavg), "Wmean_MCPH1"=sum(MCPH1_freq_wavg * MCPH1_n_alleles) / sum(MCPH1_n_alleles)) %>%
  dplyr::arrange(desc(range_MCPH1));
# View(tmp) # -> some are pretty big, so let's keep these separate



##
## Add ALFRED (proxy) sample info ####
##

# What are the ALFRED sample UID's corresponding for these populations?
d_all_wide_lgs$ALFRED_SUID <- NA;
d_all_wide_noproxy_lgs$ALFRED_SUID <- NA;

# For those that already have ALFRED UIDs', it's simple:
s <- grep("SA", d_all_wide_lgs$Pop_UID, fixed=TRUE); d_all_wide_lgs$ALFRED_SUID[s] <- trimws(as.character(d_all_wide_lgs$Pop_UID[s]));
s <- grep("SA", d_all_wide_noproxy_lgs$Pop_UID, fixed=TRUE); d_all_wide_noproxy_lgs$ALFRED_SUID[s] <- trimws(as.character(d_all_wide_noproxy_lgs$Pop_UID[s]));

# Now, do it manually for the others, trying to find the best matching ALFRED sample with enough genetic data
# (+ we prefer to use samples already in our database; a degree of approximation is ok)...

# See which populations (still) have no ALFRED equivalents
if( FALSE ) unique(d_all_wide_lgs[ is.na(d_all_wide_lgs$ALFRED_SUID), c("Pop_UID", "Metapopulation_ID", "Metapopulation_name") ]); 
if( FALSE ) unique(d_all_wide_noproxy_lgs[ is.na(d_all_wide_noproxy_lgs$ALFRED_SUID), c("Pop_UID", "Metapopulation_ID", "Metapopulation_name") ]); 

# Wong et al. 2020 can be mapped to "SA004059S" (Han Chinese South, China (CHS), part of the 1000 Genomes) as the samples from Hong Kong are genotyped at very few loci:
d_all_wide_lgs$ALFRED_SUID[ d_all_wide_lgs$Pop_UID == "WONG2020" ] <- "SA004059S";
d_all_wide_noproxy_lgs$ALFRED_SUID[ d_all_wide_noproxy_lgs$Pop_UID == "WONG2020" ] <- "SA004059S";

# Genetic variation in the Estonian population & gnomAD[est] maps to "SA003028N" (Estonian):
d_all_wide_lgs$ALFRED_SUID[ d_all_wide_lgs$Pop_UID %in% c("ESTONIAN_VAR", "gnomAD_est") ] <- "SA003028N";
d_all_wide_noproxy_lgs$ALFRED_SUID[ d_all_wide_noproxy_lgs$Pop_UID %in% c("ESTONIAN_VAR", "gnomAD_est") ] <- "SA003028N";

# The Avon Longitudinal Study of Parents and Children & UK 10K study - Twins map to "SA004050J"	(British from England and Scotland (GBR)):
d_all_wide_lgs$ALFRED_SUID[ d_all_wide_lgs$Pop_UID %in% c("AVON", "UK10K") ] <- "SA004050J";
d_all_wide_noproxy_lgs$ALFRED_SUID[ d_all_wide_noproxy_lgs$Pop_UID %in% c("AVON", "UK10K") ] <- "SA004050J";

# Genetic variation in the Northern Sweden population & gnomAD[swe] maps to "SA003445Q" (individuals with Swedish names):
d_all_wide_lgs$ALFRED_SUID[ d_all_wide_lgs$Pop_UID %in% c("ACPOP", "gnomAD_swe") ] <- "SA003445Q";
d_all_wide_noproxy_lgs$ALFRED_SUID[ d_all_wide_noproxy_lgs$Pop_UID %in% c("ACPOP", "gnomAD_swe") ] <- "SA003445Q";

# A Vietnamese Genetic Variation Database maps to "SA004249T"	(Kinh in Ho Chi Minh City, Vietnam (KHV)):
d_all_wide_lgs$ALFRED_SUID[ d_all_wide_lgs$Pop_UID == "VIETNAM_VAR" ] <- "SA004249T";
d_all_wide_noproxy_lgs$ALFRED_SUID[ d_all_wide_noproxy_lgs$Pop_UID == "VIETNAM_VAR" ] <- "SA004249T";

# Ashkenazi Jewish maps to "SA004372Q" (Ashkenazi):
d_all_wide_lgs$ALFRED_SUID[ d_all_wide_lgs$Pop_UID %in% c("gnomADexomes_AshkenaziJewish", "gnomADgenomes_AshkenaziJewish", "gnomAD_asj") ] <- "SA004372Q";
d_all_wide_noproxy_lgs$ALFRED_SUID[ d_all_wide_noproxy_lgs$Pop_UID %in% c("gnomADexomes_AshkenaziJewish", "gnomADgenomes_AshkenaziJewish", "gnomAD_asj") ] <- "SA004372Q";

# gnomAD[bgr] maps to "SA003452O" (unrelated Bulgarians):
d_all_wide_lgs$ALFRED_SUID[ d_all_wide_lgs$Pop_UID == "gnomAD_bgr" ] <- "SA003452O";
d_all_wide_noproxy_lgs$ALFRED_SUID[ d_all_wide_noproxy_lgs$Pop_UID == "gnomAD_bgr" ] <- "SA003452O";

# gnomAD[jpn] maps to "SA004060K"	(Japanese in Tokyo, Japan (JPT)):
d_all_wide_lgs$ALFRED_SUID[ d_all_wide_lgs$Pop_UID == "gnomAD_jpn" ] <- "SA004060K";
d_all_wide_noproxy_lgs$ALFRED_SUID[ d_all_wide_noproxy_lgs$Pop_UID == "gnomAD_jpn" ] <- "SA004060K";

# gnomAD[kor] maps to "SA003027M"	(Koreans):
d_all_wide_lgs$ALFRED_SUID[ d_all_wide_lgs$Pop_UID == "gnomAD_kor" ] <- "SA003027M";
d_all_wide_noproxy_lgs$ALFRED_SUID[ d_all_wide_noproxy_lgs$Pop_UID == "gnomAD_kor" ] <- "SA003027M";

# gnomAD[fin] maps to "SA004049R" (Finnish in Finland (FIN)):
d_all_wide_lgs$ALFRED_SUID[ d_all_wide_lgs$Pop_UID == "gnomAD_fin" ] <- "SA004049R";
d_all_wide_noproxy_lgs$ALFRED_SUID[ d_all_wide_noproxy_lgs$Pop_UID == "gnomAD_fin" ] <- "SA004049R";

# Mekel-Bobrov et al. 2005's "Turu" arguably maps to "SA001819T" (Bantu (Kenya), HGDP-CEPH):
d_all_wide_lgs$ALFRED_SUID[ d_all_wide_lgs$Pop_UID == "MB2005_Turu" ] <- "SA001819T";
d_all_wide_noproxy_lgs$ALFRED_SUID[ d_all_wide_noproxy_lgs$Pop_UID == "MB2005_Turu" ] <- "SA001819T";

# Mekel-Bobrov et al. 2005's "Bamoun" arguably maps to "SA001838U" (healthy, unrelated Bamileke and Bantu individuals from Cameroon):
d_all_wide_lgs$ALFRED_SUID[ d_all_wide_lgs$Pop_UID == "MB2005_Bamoun" ] <- "SA001838U";
d_all_wide_noproxy_lgs$ALFRED_SUID[ d_all_wide_noproxy_lgs$Pop_UID == "MB2005_Bamoun" ] <- "SA001838U";

# Mekel-Bobrov et al. 2005's "Bakola Pygmy" arguably maps to "SA002256P" (Biaka Pygmies, HGDP-CEPH):
d_all_wide_lgs$ALFRED_SUID[ d_all_wide_lgs$Pop_UID == "MB2005_BakolaPygmy" ] <- "SA002256P";
d_all_wide_noproxy_lgs$ALFRED_SUID[ d_all_wide_noproxy_lgs$Pop_UID == "MB2005_BakolaPygmy" ] <- "SA002256P";

# Mekel-Bobrov et al. 2005's "Zime" arguably maps to "SA000405J" (Chadians):
d_all_wide_lgs$ALFRED_SUID[ d_all_wide_lgs$Pop_UID == "MB2005_Zime" ] <- "SA000405J";
d_all_wide_noproxy_lgs$ALFRED_SUID[ d_all_wide_noproxy_lgs$Pop_UID == "MB2005_Zime" ] <- "SA000405J";

# The PAGE Study's "AfricanAmerican" maps to "SA004047P" (African Ancestry in SW USA (ASW)):
d_all_wide_lgs$ALFRED_SUID[ d_all_wide_lgs$Pop_UID == "PAGE_AfricanAmerican" ] <- "SA004047P";
d_all_wide_noproxy_lgs$ALFRED_SUID[ d_all_wide_noproxy_lgs$Pop_UID == "PAGE_AfricanAmerican" ] <- "SA004047P";

# The PAGE Study's "Mexican" maps to "SA004110G" (Mexican Ancestry in Los Angeles, CA (MXL)):
d_all_wide_lgs$ALFRED_SUID[ d_all_wide_lgs$Pop_UID == "PAGE_Mexican" ] <- "SA004110G";
d_all_wide_noproxy_lgs$ALFRED_SUID[ d_all_wide_noproxy_lgs$Pop_UID == "PAGE_Mexican" ] <- "SA004110G";

# The PAGE Study's "PuertoRican" maps to "SA004111H" (Puerto Rican in Puerto Rico (PUR)):
d_all_wide_lgs$ALFRED_SUID[ d_all_wide_lgs$Pop_UID == "PAGE_PuertoRican" ] <- "SA004111H";
d_all_wide_noproxy_lgs$ALFRED_SUID[ d_all_wide_noproxy_lgs$Pop_UID == "PAGE_PuertoRican" ] <- "SA004111H";

# The PAGE Study's "NativeHawaiian" arguably maps to "SA004382R" (Micronesians):
d_all_wide_lgs$ALFRED_SUID[ d_all_wide_lgs$Pop_UID == "PAGE_NativeHawaiian" ] <- "SA004382R";
d_all_wide_noproxy_lgs$ALFRED_SUID[ d_all_wide_noproxy_lgs$Pop_UID == "PAGE_NativeHawaiian" ] <- "SA004382R";

# The PAGE Study's "Cuban" arguably maps to "SA001532L" (unrelated randomly selected Mestizos from La Habana, Cuba):
d_all_wide_lgs$ALFRED_SUID[ d_all_wide_lgs$Pop_UID == "PAGE_Cuban" ] <- "SA001532L";
d_all_wide_noproxy_lgs$ALFRED_SUID[ d_all_wide_noproxy_lgs$Pop_UID == "PAGE_Cuban" ] <- "SA001532L";

# The PAGE Study's "Dominican" arguably maps to "SA004242M" (African Caribbean in Barbados (ACB)):
d_all_wide_lgs$ALFRED_SUID[ d_all_wide_lgs$Pop_UID == "PAGE_Dominican" ] <- "SA004242M";
d_all_wide_noproxy_lgs$ALFRED_SUID[ d_all_wide_noproxy_lgs$Pop_UID == "PAGE_Dominican" ] <- "SA004242M";

# The PAGE Study's "CentralAmerican" arguably maps to "SA004110G" (Mexican Ancestry in Los Angeles, CA (MXL)):
d_all_wide_lgs$ALFRED_SUID[ d_all_wide_lgs$Pop_UID == "PAGE_CentralAmerican" ] <- "SA004110G";
d_all_wide_noproxy_lgs$ALFRED_SUID[ d_all_wide_noproxy_lgs$Pop_UID == "PAGE_CentralAmerican" ] <- "SA004110G";

# The PAGE Study's "SouthAmerican" arguably maps to "SA004109O" (Colombian in Medellín, Colombia (CLM)):
d_all_wide_lgs$ALFRED_SUID[ d_all_wide_lgs$Pop_UID == "PAGE_SouthAmerican" ] <- "SA004109O";
d_all_wide_noproxy_lgs$ALFRED_SUID[ d_all_wide_noproxy_lgs$Pop_UID == "PAGE_SouthAmerican" ] <- "SA004109O";

# The FINRISK's "Finnish" arguably maps to "SA004049R" (Finns):
d_all_wide_lgs$ALFRED_SUID[ d_all_wide_lgs$Pop_UID == "FINRISK" ] <- "SA004049R";
d_all_wide_noproxy_lgs$ALFRED_SUID[ d_all_wide_noproxy_lgs$Pop_UID == "FINRISK" ] <- "SA004049R";

# The KRGDB's "Koreans" arguably maps to "SA003027M" (Koreans):
d_all_wide_lgs$ALFRED_SUID[ d_all_wide_lgs$Pop_UID == "KRGDB" ] <- "SA003027M";
d_all_wide_noproxy_lgs$ALFRED_SUID[ d_all_wide_noproxy_lgs$Pop_UID == "KRGDB" ] <- "SA003027M";

# The GenDan's "Danes" arguably maps to "SA004392S" (Danes):
d_all_wide_lgs$ALFRED_SUID[ d_all_wide_lgs$Pop_UID == "GenDan" ] <- "SA004392S";
d_all_wide_noproxy_lgs$ALFRED_SUID[ d_all_wide_noproxy_lgs$Pop_UID == "GenDan" ] <- "SA004392S";

# The GenNed5's "Dutch" arguably maps to "SA004045N" (Dutch Europeans):
d_all_wide_lgs$ALFRED_SUID[ d_all_wide_lgs$Pop_UID == "GenNed5" ] <- "SA004045N";
d_all_wide_noproxy_lgs$ALFRED_SUID[ d_all_wide_noproxy_lgs$Pop_UID == "GenNed5" ] <- "SA004045N";

# The Qatari's "Dutch" arguably maps to "SA001127L" (Qatari):
d_all_wide_lgs$ALFRED_SUID[ d_all_wide_lgs$Pop_UID == "Qatari" ] <- "SA001127L";
d_all_wide_noproxy_lgs$ALFRED_SUID[ d_all_wide_noproxy_lgs$Pop_UID == "Qatari" ] <- "SA001127L";


# Add meatinfo to the d_new_samples as well:
d_new_samples <- merge(d_new_samples, unique(d_all_wide_lgs[,c("Pop_UID", "Metapopulation_ID", "Metapopulation_name")]), by="Pop_UID", all.x=FALSE, all.y=FALSE);
d_new_samples <- d_new_samples[ order(d_new_samples$Gene, d_new_samples$SNP, d_new_samples$Metapopulation_name, d_new_samples$Pop_UID), ];


##
## Save to file ####
##

d_all_wide_lgs <- unique(d_all_wide_lgs); # remove any duplicates
write.table(d_all_wide_lgs, "./data/genetics/output/gene_freqs.tsv", sep="\t", quote=FALSE, row.names=FALSE);
# ... and excluding proxy SNPs:
d_all_wide_noproxy_lgs <- unique(d_all_wide_noproxy_lgs); # remove any duplicates
write.table(d_all_wide_noproxy_lgs, "./data/genetics/output/gene_freqs_no_proxy_snps.tsv", sep="\t", quote=FALSE, row.names=FALSE);

write.table(d_new_samples, "./data/genetics/output/samples_snps_metainfo.tsv", sep="\t", quote=FALSE, row.names=FALSE);

cat("Various summaries:\n", file="./data/genetics/output/summary.txt", append=FALSE);
cat(paste0("ASPM: samples x SNPs (total): ",sum(m_all),"\n"), file="./data/genetics/output/summary.txt", append=TRUE);
cat(paste0("ASPM: samples x SNPs (excluding proxy SNPs): ",sum(m_noproxy),"\n"), file="./data/genetics/output/summary.txt", append=TRUE);
cat(paste0("MCPH1: samples x SNPs (total): ",sum(m2_all),"\n"), file="./data/genetics/output/summary.txt", append=TRUE);
cat(paste0("MCPH1: samples x SNPs (excluding proxy SNPs): ",sum(m2_noproxy),"\n"), file="./data/genetics/output/summary.txt", append=TRUE);
cat("\n", file="./data/genetics/output/summary.txt", append=TRUE);
